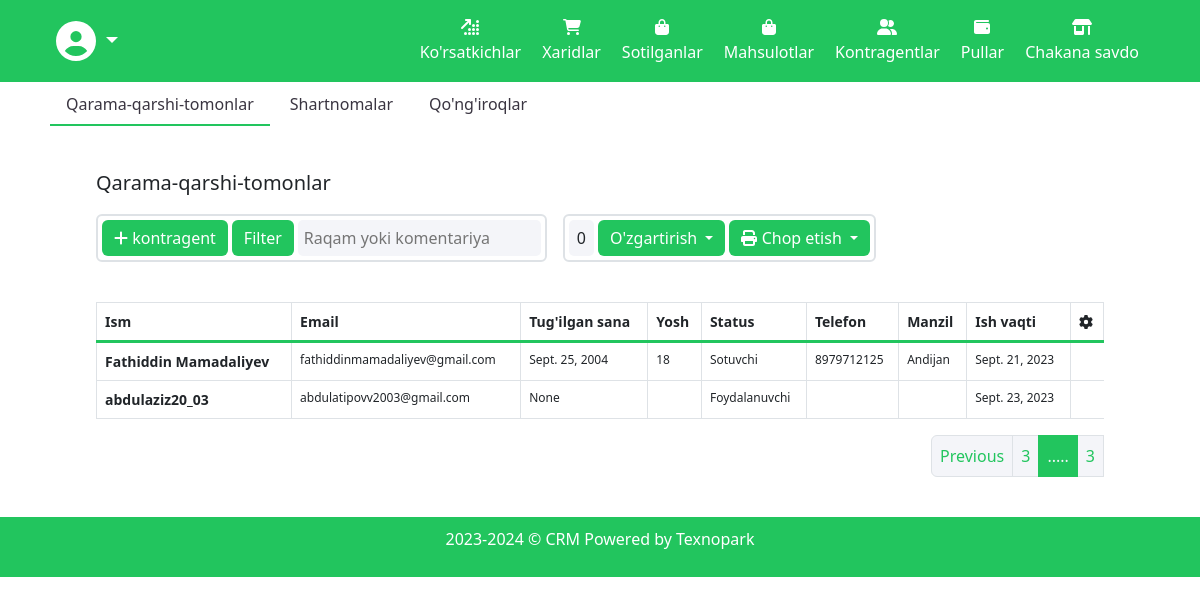
/accounts/employee/?page=3 (signed in), run on the app's committed database.
### accounts/models.py (models this page shows, shortened)
class User(AbstractUser):
    STATUS = (
        ('Sotuvchi', 'Sotuvchi'),
        ('Qabul_qiluvchi', 'Qabul qiluvchi'),
        ('Foydalanuvchi', 'Foydalanuvchi'),
    )
    image = models.ImageField(upload_to='user-images/')
    email = models.EmailField(max_length=200)
    birthday = models.DateField(null=True, verbose_name="Tug'ilgan sana")
    age = models.CharField(max_length=100)
    status = models.CharField(max_length=255, choices=STATUS, default='Foydalanuvchi')
    phone = models.CharField(max_length=100, blank=True)
    address = models.CharField(max_length=200)
    acceptance_date = models.DateField(auto_now_add=True)
    def get_full_name(self):
        if self.first_name and self.last_name:
            return f"{self.first_name} {self.last_name}"
        else:
            return f"{self.username}"

### accounts/views.py (the view)
# urls.py: path('employee/', views.employee, name='employee'),
def employee(request):
    user_list = User.objects.all()
    paginator = Paginator(user_list, 2)  # Show 25 contacts per page.
    page_number = request.GET.get("page")
    object_list = User.objects.filter(is_staff=True).page_obj = paginator.get_page(page_number)
    context = {
        'object_list':object_list,
    }
    return render(request, 'contragents.html', context)

### templates/contragents.html (shortened to what this page needs)
{% extends "base.html" %}
{% load static %}
{% block content %}
<div class="section-wrapper">
  <div class="container-fluid px-2 px-md-5">
    <ul class="nav nav-pills mb-3" id="pills-tab" role="tablist">
      <li class="nav-item" role="presentation">
        <button class="nav-link active" id="kontragents-page" data-bs-toggle="pill" data-bs-target="#kontragents"
          type="button" role="tab" aria-controls="kontragents" aria-selected="true">
          Qarama-qarshi-tomonlar
        </button>
      </li>
      <li class="nav-item" role="presentation">
        <button class="nav-link" id="contracts-page" data-bs-toggle="pill" data-bs-target="#contracts" type="button"
          role="tab" aria-controls="contracts" aria-selected="false">
          Shartnomalar
        </button>
      </li>
      <li class="nav-item" role="presentation">
        <button class="nav-link" id="calls-page" data-bs-toggle="pill" data-bs-target="#calls" type="button" role="tab"
          aria-controls="calls" aria-selected="false">
          Qo'ng'iroqlar
        </button>
      </li>
    </ul>
    <div class="container-fluid px-2 px-md-5 py-4">
      <div class="tab-content" id="pills-tabContent">
        <div class="tab-pane fade show active" id="kontragents" role="tabpanel" aria-labelledby="kontragents-page">
          <div class="kontragents">
            <section class="first">
              <p class="title">Qarama-qarshi-tomonlar</p>
              <div class="functions">
                <div class="border border-2 rounded p-1 d-flex gap-1">
                  <a class="btn btn-primary" href='{% url "accounts:kontragents" %}'><i class="fa-solid fa-plus"></i>
                    kontragent</a>
                  <a class="btn btn-primary filter">Filter</a>
                  <input type="text" placeholder="Raqam yoki komentariya" />
                </div>
                <div class="border border-2 rounded p-1 d-flex gap-1">
                  <div class="number_of_s px-2 d-flex align-items-center">
                    0
                  </div>
                  <div class="dropdown">
                    <a class="btn btn-secondary dropdown-toggle" href="#" role="button" id="dropdownMenuLink"
                      data-bs-toggle="dropdown" aria-expanded="false">
                      O'zgartirish
                    </a>
                  </div>
                  <div class="dropdown">
                    <a class="btn btn-secondary dropdown-toggle" href="#" role="button" id="dropdownMenuLink"
                      data-bs-toggle="dropdown" aria-expanded="false">
                      <i class="fa-solid fa-print"></i> Chop etish
                    </a>
                  </div>
                </div>
              </div>
            </section>
            <div class="table mt-4 products_table">
              <div class="table-responsive pt-3">
                <table class="table table-bordered overflow-scroll">
                  <thead>
                    <tr>
                      <th scope="col">Ism</th>
                      <th scope="col">Email</th>
                      <th scope="col">Tug'ilgan sana</th>
                      <th scope="col">Yosh</th>
                      <th scope="col">Status</th>
                      <th scope="col">Telefon</th>
                      <th scope="col">Manzil</th>
                      <th scope="col">Ish vaqti</th>
                      <th scope="col">
                        <i class="fa-solid fa-gear"></i>
                      </th>
                    </tr>
                  </thead>
                  <tbody>
                    {% for object in object_list %}
                    <tr>
                      <th scope="row">
                        {% if object.first_name %}
                        {{ object.get_full_name }}
                        {% else %}
                        {{ object.username }}
                        {% endif %}
                      </th>
                      <td>{{ object.email }}</td>
                      <td>{{ object.birthday }}</td>
                      <td>{{ object.age }}</td>
                      <td>{{ object.status }}</td>
                      <td>{{ object.phone }}</td>
                      <td>{{ object.address }}</td>
                      <td>{{ object.acceptance_date }}</td>
                    </tr>
                    {% endfor %}
                  </tbody>
                </table>
              </div>
              <ul class="pagination justify-content-end">
                <li class="page-item">
                  {% if object_list.has_previous %}
                  <a class="page-link" href="?page={{ object_list.previous_page_number }}" tabindex="-1">Previous</a>
                  {% endif %}
                </li>
                <li class="page-item"><a class="page-link" href="#">{{ object_list.number }} </a></li>
                <li class="page-item active disabled"><a class="page-link" href="#">.....</a></li>
                <li class="page-item"><a class="page-link" href="#">  {{ object_list.paginator.num_pages }}</a></li>
              </ul>
            </div>
          </div>
        </div>
      </div>
    </div>
  </div>
</div>
{% endblock content %}

### staticfiles/assets/main-css/root.css (style rules this page uses)
:root { --color-white: #fff; --color-main: #22C55E; --color-gray: #F4F5F9; --gradient-main: linear-gradient(90deg, #c2a1fd 0%, #9154fd 100%); --text: #3a3541; --text-light: #89868d; --text-disable: #b4b2b7; --bg-neutral: #ffffff; --bg-main: #f4f5f9; --bg-second: #e7e7f4; --color-border: #e6e6e6; --size-d-l: 32px; --size-d-m: 30px; --size-d-s: 28px; --size-h-l: 26px; --size-h-m: 24px; --size-h-s: 22px; --size-t-l: 20px; --size-t-m: 18px; --size-t-s: 16px; --size-b-l: 16px; --size-b-m: 14px; --size-b-s: 12px; }

### staticfiles/assets/main-css/main.css (style rules this page uses)
body { max-height: 100vh; }
input, button { font-family: "Secondary"; }
.container-fluid .nav-pills .nav-item button:hover, .container-fluid .nav-pills .nav-item button.active { border-bottom: var(--color-main) 2px solid; }
table tbody { border-top: 3px solid var(--color-main); }
.table-responsive table tr th { font-size : var(--size-b-m); white-space: nowrap; }
.table-responsive tbody tr td { font-size: var(--size-b-s); word-wrap: break-word; }
.title { font-weight : 500; font-size : var(--size-t-l); }
.functions { display : flex; align-items: center; gap : 1rem; flex-wrap : wrap; }
.functions .border { border-color: var(--color-border); }
.functions .border .number_of_s { background : var(--color-gray); border-radius: 5px; }
.functions a.btn { background-color: var(--color-main); border : none; outline : none; }
.functions input { border : none; border-radius : 5px; outline : none; background-color: var(--bg-main); padding : 6px; }
a.filter { background-color: var(--color-main) !important; color : var(--color-white); }
.nav-pills .nav-item button { border-radius: 0; color : var(--text); margin : 2px; }
.nav-pills .nav-item button.active { color : var(--text); background-color: var(--color-white); border-bottom : 2px solid var(--color-main); }
.pagination .page-item .page-link { background: var(--color-gray); box-shadow: none; color : var(--color-main); }
.pagination .page-item.active .page-link { box-shadow: none; border : 1px solid var(--color-main); background: var(--color-main); color : var(--color-gray); cursor : not-allowed; }
.products_table { margin-bottom: 0 !important; }

### staticfiles/css/indicators.css (style rules this page uses)
table tbody { border-top: 3px solid var(--color-main); }

### data on the page
User: get_full_name "Fathiddin Mamadaliyev", email "fathiddinmamadaliyev@gmail.com", birthday "Sept. 25, 2004", age "18", status "Sotuvchi", phone "8979712125", address "Andijan", acceptance_date "Sept. 21, 2023"
User: username "abdulaziz20_03", email "abdulatipovv2003@gmail.com", birthday "None", status "Foydalanuvchi", acceptance_date "Sept. 23, 2023"

### other printed values
{{ object_list.number }} "3"
{{ object_list.paginator.num_pages }} "3"
